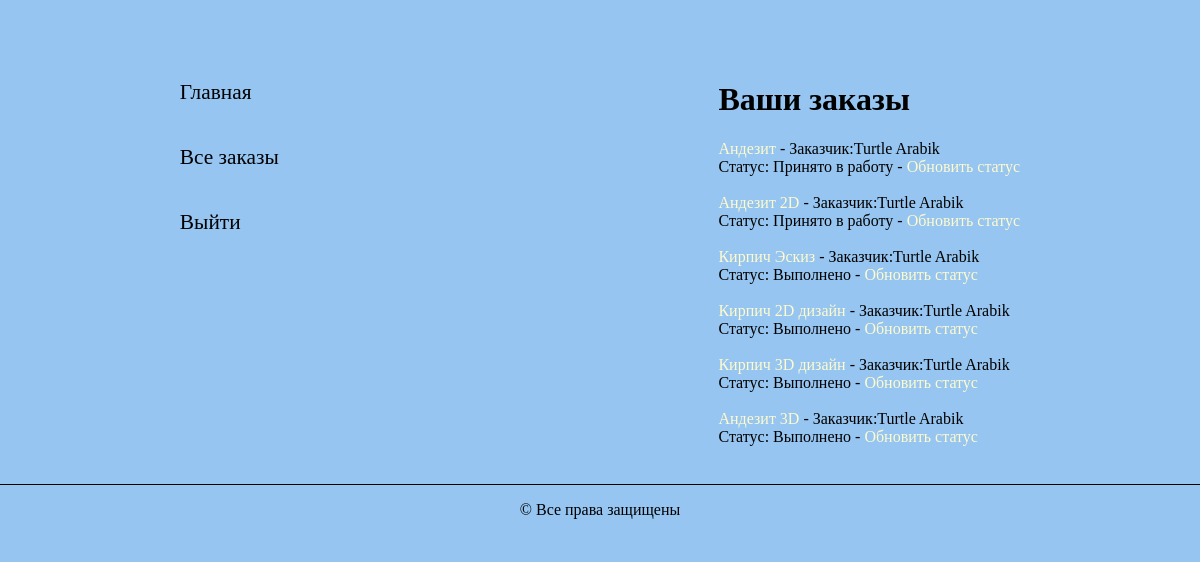
/studio/customer/ (signed in), run on an earlier commit of the app's database.
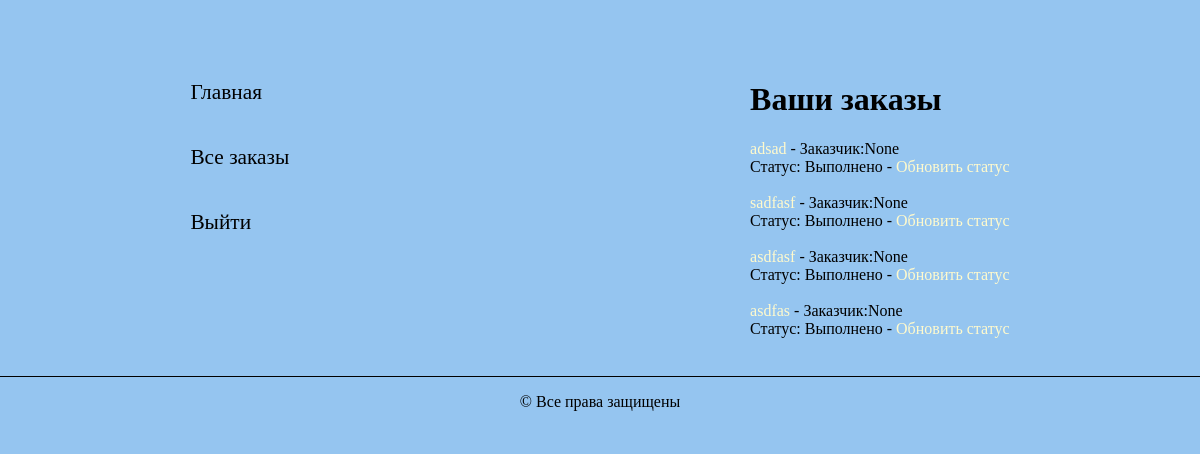
And on a later commit of the database.
### studio/models.py (models this page shows, shortened)
class Order(models.Model):
    day_add = models.DateField(null=True, blank=True)
    name = models.CharField(max_length=200, verbose_name='Имя', blank=False)
    summary = models.TextField(max_length=1000, help_text="Описание", blank=False)
    category = models.ForeignKey('category', help_text="Выбор категории", on_delete=models.CASCADE, blank=False)
    photo_file = models.ImageField(max_length=200, upload_to=get_name_file, blank=False, null=True,
                                   validators=[FileExtensionValidator(allowed_extensions=['png', 'jpg', 'jpeg'])])
    customer_order = models.ForeignKey('user', on_delete=models.SET_NULL, null=True, blank=True)
    comment = models.TextField(max_length=1000, help_text="Комментарий", blank=True)
    img = models.ImageField(max_length=200, upload_to=get_name_file, blank=True, null=True,
                                   validators=[FileExtensionValidator(allowed_extensions=['png', 'jpg', 'jpeg'])])
    LOAN_STATUS = (
        ('n', 'Новая'),
        ('a', 'Принято в работу'),
        ('c', 'Выполнено'),
    )
    status = models.CharField(max_length=1, choices=LOAN_STATUS, blank=True, default='n')
    def get_status_name(self):
        for status in self.LOAN_STATUS:
            if status[0] == self.status:
                return status[1]
        return 'Не задан'
    class Meta:
        ordering = ["status"]
        permissions = (("can_mark_returned", "Установите статус заказа"),)

class User(AbstractUser):
    name = models.CharField(max_length=200, verbose_name='Имя', blank=False, validators=[
        RegexValidator(
            regex='^[А-Яа-я -]*$',
            message='Имя пользователя должно состоять из кириллицы',
            code='invalid_username'
        ),
    ])
    surname = models.CharField(max_length=200, verbose_name='Фамилия', blank=False, validators=[
        RegexValidator(
            regex='^[А-Яа-я -]*$',
            message='Фамилия пользователя должно состоять из кириллицы',
            code='invalid_username'
        ),
    ])
    patronymic = models.CharField(max_length=200, verbose_name='Отчество', blank=True, validators=[
        RegexValidator(
            regex='^[А-Яа-я -]*$',
            message='Отчество пользователя должно состоять из кириллицы',
            code='invalid_username'
        ),
    ])
    username = models.CharField(max_length=200, verbose_name='Логин', unique=True, blank=False, validators=[
        RegexValidator(
            regex='^[A-Za-z -]*$',
            message='Имя пользователя должно состоять только из латиницы',
            code='invalid_username'
        ),
    ])
    email = models.EmailField(max_length=200, verbose_name='Почта', unique=True, blank=False)
    password = models.CharField(max_length=200, verbose_name='Пароль', blank=False)
    role = models.CharField(max_length=200, verbose_name='Роль',
                            choices=(('admin', 'Администратор'), ('user', 'Пользователь')), default='user')
    USERNAME_FIELD = 'username'
    def __str__(self):
        return str(self.name) + ' ' + str(self.surname)
    class Meta:
        ordering = ['name']

### studio/views.py (the view)
# urls.py: path(r'customer/', views.LoanedOrdersAllListView.as_view(), name='all-order'),
class LoanedOrdersAllListView(PermissionRequiredMixin, generic.ListView):
    model = Order
    permission_required = 'studio.can_mark_returned'
    template_name = 'studio/order_list_customer_all.html'
    paginate_by = 10
    status = None
    def get(self, request, *args, **kwargs):
        if request.GET.get('status'):
            self.status = request.GET.get('status')
        return super().get(request, *args, **kwargs)
    def get_context_data(self, **kwargs):
        context = super(LoanedOrdersAllListView, self).get_context_data(**kwargs)
        context['status_list'] = Order.LOAN_STATUS
        return context
    def get_queryset(self):
        return Order.objects.all()

### studio/templates/studio/order_list_customer_all.html (shortened to what this page needs)
{% load static %}
{% load thumbnail %}
<!DOCTYPE html>
<html lang="ru">
<head>
    <link rel="stylesheet" media="screen" type="text/css" href="{% static 'css/style.css' %}">
</head>
<body>
<div class="order_list">
    <div class="mein">
        <div class="link">
            <a href="{% url 'index'  %}">Главная</a>
            <a href="{% url 'all-order' %}">Все заказы</a>
            <a href="{% url 'logout'%}?next={{request.path}}">Выйти</a>
        </div>
        <div class="content">
            <h1>Ваши заказы</h1>
            {% if order_list %}
            {% for order in order_list %}
            <div class="project">
                <div class="link_list">
                    <a href="{% url 'order-detail' order.pk %}">{{order.name}}</a> {% if user.is_staff %}- Заказчик:{{ order.customer_order }}
                    <div class="link_list">Статус: {{ order.get_status_name }} {% endif %} {% if perms.studio.can_mark_returned %}- <a
                            href="{% url 'order-update' order.id %}">Обновить статус</a></div>
                    {% endif %}
                </div>
            </div>
            <br>
            {% endfor %}
            {% else %}
            <p>Заказов нет</p>
            {% endif %}
        </div>
    </div>
</div>
<footer>
    <p>&copy; Все права защищены</p>
</footer>
</body>
</html>

### studio/static/css/style.css (style rules this page uses)
body { margin: 0 auto; max-width: 1200px; background-color: #95c5f0; }
.mein { display: flex; justify-content: space-around; margin-top: 50px; }
.link { display: flex; flex-direction: column; margin-right: 40px; }
.content { margin-left: 40px; }
.link > a { font-size: 16pt; margin-top: 20px; margin-bottom: 20px; text-decoration: none; color: black; }
footer { display: flex; align-items: center; justify-content: space-around; border-top: 1px solid black; margin-top: 20px; }
.order_list { margin-top: 60px; }
.link_list > a { text-decoration: none; color: lemonchiffon; }

What changed in the data, as far as the page shows it:
removed Order: name "Андезит", customer_order "Turtle Arabik", get_status_name "Принято в работу"
removed Order: name "Андезит 2D", customer_order "Turtle Arabik", get_status_name "Принято в работу"
removed Order: name "Кирпич Эскиз", customer_order "Turtle Arabik", get_status_name "Выполнено"
removed Order: name "Кирпич 2D дизайн", customer_order "Turtle Arabik", get_status_name "Выполнено"
removed Order: name "Кирпич 3D дизайн", customer_order "Turtle Arabik", get_status_name "Выполнено"
removed Order: name "Андезит 3D", customer_order "Turtle Arabik", get_status_name "Выполнено"
added Order: name "adsad", customer_order "None", get_status_name "Выполнено"
added Order: name "sadfasf", customer_order "None", get_status_name "Выполнено"
added Order: name "asdfasf", customer_order "None", get_status_name "Выполнено"
added Order: name "asdfas", customer_order "None", get_status_name "Выполнено"
